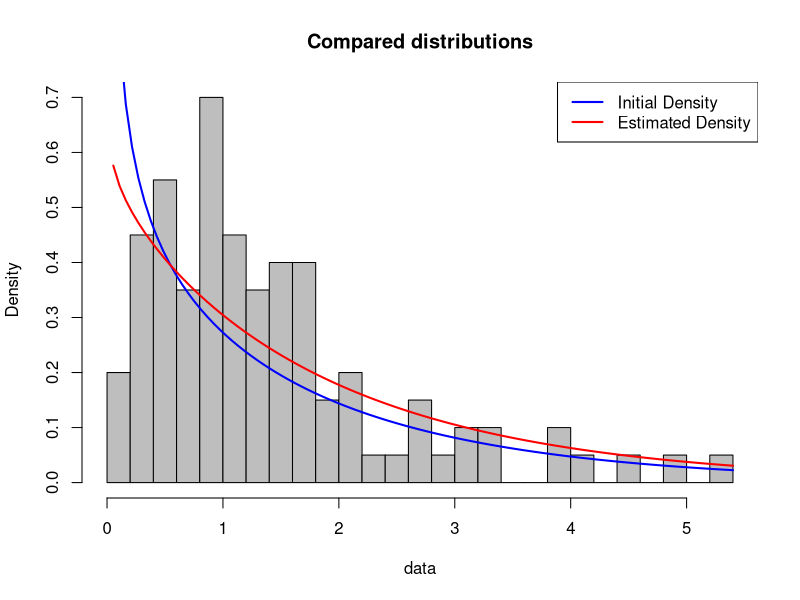

Write the R code that produced this figure.
# density function for 0.5 * chi^2(1) + 0.5 * chi^2(2)
drlrt <- function(x) {
  0.5 * dchisq(x, df = 1) + 0.5 * dchisq(x, df = 2)
}

# likelihood function for sum of chisq distribution
log_likelihood <- function(params, data) {
  df1 <- params[1]
  df2 <- params[2]
  -sum(log(0.5 * dchisq(data, df = df1) + 0.5 * dchisq(data, df = df2)))
}

# ml estimation for sum of chisq distribution
estimate_parameters <- function(data) {
  initial_params <- c(1, 2) # initial guesses
  result <- optim(
    par = initial_params,
    fn = log_likelihood,
    data = data,
    method = "L-BFGS-B",
    lower = c(0.1, 0.1), # inf limits for degrees of freedom
    upper = c(Inf, Inf)  # sup limits for degrees of freedom
  )
  return(result$par)
}


# simulate data
set.seed(123)
data <- 0.5 * rchisq(100, df = 1) + 0.5 * rchisq(100, df = 2)

# estimate parameters
estimated_params <- estimate_parameters(data)
print(estimated_params)

# compare densities
dev.new()
hist(data, probability = TRUE, breaks = 30, col = "grey", main = "Compared distributions")
curve(drlrt(x), add = TRUE, col = "blue", lwd = 2)
curve(
  0.5 * dchisq(x,
    df = estimated_params[1]
  ) + 0.5 * dchisq(x, df = estimated_params[2]),
  add = TRUE, col = "red", lwd = 2
)
legend("topright",
  legend = c("Initial Density", "Estimated Density"),
  col = c("blue", "red"), lwd = 2
)
